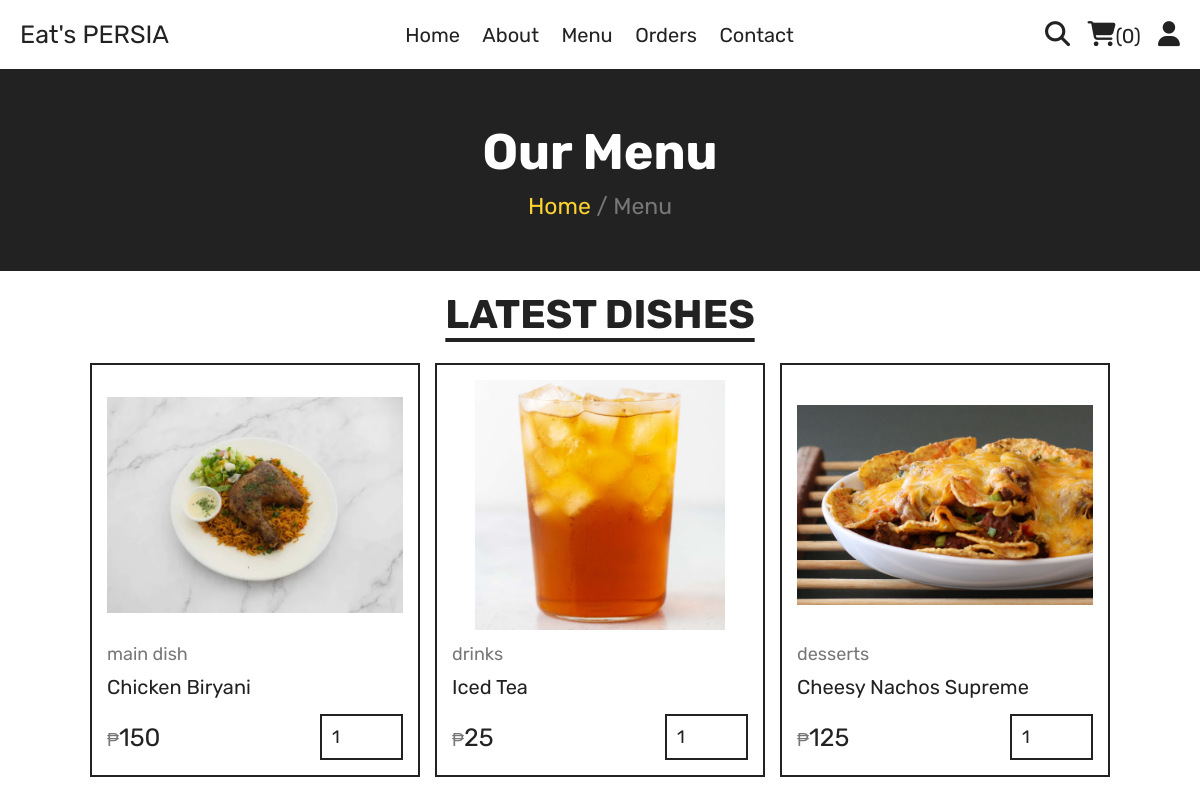
Page /menu.php (signed in) on the committed database.
### tables this page shows
CREATE TABLE `products` (
  `id` int(100) NOT NULL,
  `name` varchar(100) NOT NULL,
  `category` varchar(100) NOT NULL,
  `price` int(10) NOT NULL,
  `image` varchar(100) NOT NULL
);

### menu.php (the view, shortened to what this page needs)
<?php
include 'components/connect.php';
?>
<!DOCTYPE html>
<html lang="en">
<head>
   <link rel="stylesheet" href="https://cdnjs.cloudflare.com/ajax/libs/font-awesome/6.1.1/css/all.min.css">
   <link rel="stylesheet" href="css/style.css">
</head>
<body>
<?php include 'components/user_header.php'; ?>
<div class="heading">
   <h3>our menu</h3>
   <p><a href="home.php">Home</a> <span> / Menu</span></p>
</div>
<section class="products">
   <h1 class="title">latest dishes</h1>
   <div class="box-container">
      <?php
         $select_products = $conn->prepare("SELECT * FROM `products`");
         $select_products->execute();
         if($select_products->rowCount() > 0){
            while($fetch_products = $select_products->fetch(PDO::FETCH_ASSOC)){
      ?>
      <form action="" method="post" class="box">
         <img src="uploaded_img/<?= $fetch_products['image']; ?>" alt="">
         <a href="category.php?category=<?= $fetch_products['category']; ?>" class="cat"><?= $fetch_products['category']; ?></a>
         <div class="name"><?= $fetch_products['name']; ?></div>
         <div class="flex">
            <div class="price"><span>₱</span><?= $fetch_products['price']; ?></div>
            <input type="number" name="qty" class="qty" min="1" max="99" value="1" maxlength="2">
         </div>
      </form>
      <?php
            }
         }else{
            echo '<p class="empty">no products added yet!</p>';
         }
      ?>
   </div>
</section>
</body>
</html>

### css/style.css (style rules this page uses)
:root { --yellow:#fed330; --red:#e74c3c; --white:#fff; --black:#222; --light-color:#777; --border:.2rem solid var(--black); }
* { font-family: 'Rubik', sans-serif; margin:0; padding:0; box-sizing: border-box; outline: none; border: none; text-decoration: none; }
html { font-size: 62.5%; overflow-x: hidden; scroll-behavior: smooth; stop-opacity: 7rem; }
section { margin:0 auto; max-width: 1200px; padding:2rem; }
.title { text-align: center; margin-bottom: 2.5rem; font-size: 4rem; color:var(--black); text-transform: uppercase; text-decoration: underline; text-underline-offset: 1rem; }
.heading { display: flex; align-items: center; justify-content: center; gap:1rem; flex-flow: column; background-color: var(--black); min-height: 20rem; }
.heading h3 { font-size: 5rem; color:var(--white); text-transform: capitalize; }
.heading p { font-size: 2.3rem; color:var(--light-color); }
.heading p a { color:var(--yellow); }
.products .box-container { display: grid; grid-template-columns: repeat(auto-fit, 33rem); justify-content: center; align-items: flex-start; gap:1.5rem; }
.products .box-container .box { border:var(--border); padding:1.5rem; position: relative; overflow: hidden; }
.products .box-container .box img { height: 25rem; width: 100%; object-fit: contain; margin-bottom: 1rem; }
.products .box-container .box .cat { font-size: 1.8rem; color:var(--light-color); }
.products .box-container .box .name { font-size: 2rem; color:var(--black); margin:1rem 0; }
.products .box-container .box .flex { display: flex; align-items: center; gap:1rem; margin-top: 1.5rem; }
.products .box-container .box .flex .price { margin-right: auto; font-size: 2.5rem; color:var(--black); }
.products .box-container .box .flex .price span { color:var(--light-color); font-size: 1.8rem; }
.products .box-container .box .flex .qty { padding:1rem; border:var(--border); font-size: 1.8rem; color:var(--black); }

### rows in the picture
products: image (picture), category "main dish", name "Chicken Biryani", price "150"
products: image (picture), category "drinks", name "Iced Tea", price "25"
products: image (picture), category "desserts", name "Cheesy Nachos Supreme", price "125"

### other values in the picture
$total_cart_items "0"
